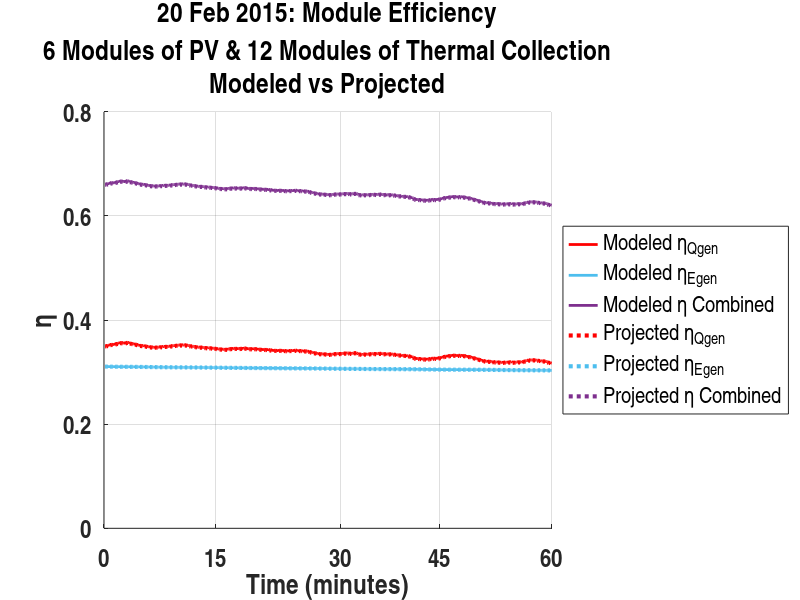

Write MATLAB code to recreate this figure.
%% This plots the measured and project energy generattion from 
%% February 20th
%% Projective data assume higher R_theta and higher optical eta

clc;
clear all;

% ***** INIT
% Color Log
Turquoise = [0.301960796117783 0.745098054409027 0.933333337306976];
Purple = [0.494117647409439 0.184313729405403 0.556862771511078];
Grey = [0.7 0.7 0.7];

mean_eta_combined = [0,0];

% 20-Feb Measured Qgen & Egen 

load('ICSolar.ICS_Skeleton_20_Feb_2015.mat','eta_Qgen_mods',...
    'eta_Egen_mods','Start','End','day');

figure('Color',[1 1 1]);
hold on;

% Set X and Y AXIS
axis([0 360 0 0.8]);

%Create Title
title({strcat(day,': Module Efficiency'),...
    '6 Modules of PV & 12 Modules of Thermal Collection',...
    'Modeled vs Projected'},...
    'FontName','Arial Narrow',...
    'FontSize',18);

%Create xlabel
xlabel('Time (minutes)','FontName','Arial Narrow',...
    'FontSize',20,... % 15.4
    'FontWeight','bold');
set(gca,'XTickLabel',{'0','15','30','45','60'},...
    'FontName','arial narrow',...
    'FontSize',18,... % 14
    'FontWeight','bold'); 
set(gca,'XTick',[0 90 190 270 360]);
set(gca,'XGrid','on');

% Create ylabel
ylabel('\eta','FontName','Arial Narrow',...
    'FontSize',20,...
    'FontWeight','bold');
set(gca,'YGrid','on',...
    'FontName','arial narrow',...
    'FontSize',18,...
    'FontWeight','bold');


%Plot 

t_s_eta_Qgen = eta_Qgen_mods(:,Start:End); 
t_s_eta_Egen = eta_Egen_mods(:,Start:End);
t_s_eta_Com = t_s_eta_Qgen + t_s_eta_Egen;

mean_eta_combined(1) = mean(t_s_eta_Com);

plot(t_s_eta_Qgen,'Color',[1 0 0],...
    'LineWidth',2);
plot(t_s_eta_Egen,'Color',Turquoise,...
    'LineWidth',2);
plot(t_s_eta_Com,'Color',Purple,...
    'LineWidth',2);


%Plot Projected ...
%clc;
%clear all;

load('PROJECTED_ICSolar.ICS_Skeleton_20_Feb_2015.mat','eta_Qgen_mods',...
    'eta_Egen_mods','Start','End','day');
Turquoise = [0.301960796117783 0.745098054409027 0.933333337306976];
Purple = [0.494117647409439 0.184313729405403 0.556862771511078];

t_s_eta_Qgen = eta_Qgen_mods(:,Start:End);
t_s_eta_Egen = eta_Egen_mods(:,Start:End);
t_s_eta_Com = t_s_eta_Qgen + t_s_eta_Egen;

mean_eta_combined(2) = mean(t_s_eta_Com);

plot(t_s_eta_Qgen,'Color',[1 0 0],...
    'LineWidth',3,...
    'LineStyle',':');
plot(t_s_eta_Egen,'Color',Turquoise,...
    'LineWidth',3,...
    'LineStyle',':');
plot(t_s_eta_Com,'Color',Purple,...
    'LineWidth',3,...
    'LineStyle',':');

legend('Modeled \eta_Q_{gen}',...
    'Modeled \eta_E_{gen}',...
    'Modeled \eta Combined',...
    'Projected \eta_Q_{gen}',...
    'Projected \eta_E_{gen}',...
    'Projected \eta Combined',...
    'Location','eastoutside');    %'southeast'
set(legend,'FontName','Arial Narrow');

filename = strcat(day,'Projected Eta');
savefig(filename);


